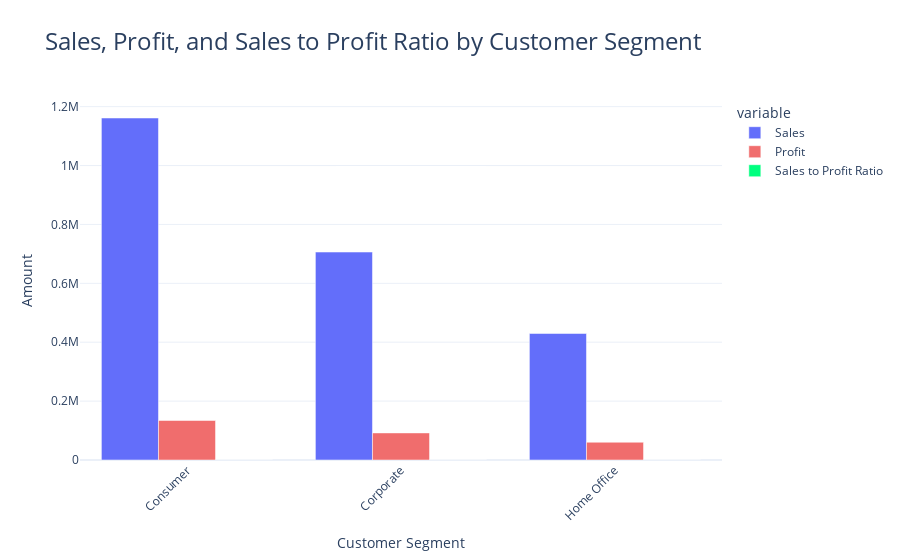

Notebook code for this chart:
### Markdown cell above
### Q.7 Analyze the Sales to profit Ratio

### Code cell
# Grouping by Customer Segment and summing Sales and Profit
segment_sales_profit = df.groupby('Segment')[['Sales', 'Profit']].sum().reset_index()

# Calculating the Sales to Profit Ratio
segment_sales_profit['Sales to Profit Ratio'] = segment_sales_profit['Sales'] / segment_sales_profit['Profit']

# Create a bar chart to show Sales, Profit, and Sales to Profit Ratio for each Customer Segment
fig = px.bar(
    segment_sales_profit,
    x='Segment',
    y=['Sales', 'Profit', 'Sales to Profit Ratio'],
    title='Sales, Profit, and Sales to Profit Ratio by Customer Segment',
    labels={'Segment': 'Customer Segment', 'value': 'Amount'},
    barmode='group',  # Shows Sales, Profit, and Ratio as grouped bars
    color_discrete_sequence=['#636EFA', '#F06D6D', '#00FF7F']  # Custom color sequence for differentiation
)

fig.update_layout(
    title_font=dict(size=24),
    xaxis_title='Customer Segment',
    yaxis_title='Amount',
    height=600,
    xaxis_tickangle=-45  # Rotates the x-axis labels for readability
)

fig.show()

### Figure 1 — Plotly figure (JSON) as saved in the notebook; plotly's stock layout.template omitted (floating-point values rounded to 4 significant figures)
{"data": [{"alignmentgroup": "True", "hovertemplate": "variable=Sales<br>Customer Segment=%{x}<br>Amount=%{y}<extra></extra>", "legendgroup": "Sales", "marker": {"color": "#636EFA", "pattern": {"shape": ""}}, "name": "Sales", "offsetgroup": "Sales", "orientation": "v", "showlegend": true, "textposition": "auto", "type": "bar", "x": ["Consumer", "Corporate", "Home Office"], "xaxis": "x", "y": [1161000.0, 706100.0, 429700.0], "yaxis": "y"}, {"alignmentgroup": "True", "hovertemplate": "variable=Profit<br>Customer Segment=%{x}<br>Amount=%{y}<extra></extra>", "legendgroup": "Profit", "marker": {"color": "#F06D6D", "pattern": {"shape": ""}}, "name": "Profit", "offsetgroup": "Profit", "orientation": "v", "showlegend": true, "textposition": "auto", "type": "bar", "x": ["Consumer", "Corporate", "Home Office"], "xaxis": "x", "y": [134100.0, 91980.0, 60300.0], "yaxis": "y"}, {"alignmentgroup": "True", "hovertemplate": "variable=Sales to Profit Ratio<br>Customer Segment=%{x}<br>Amount=%{y}<extra></extra>", "legendgroup": "Sales to Profit Ratio", "marker": {"color": "#00FF7F", "pattern": {"shape": ""}}, "name": "Sales to Profit Ratio", "offsetgroup": "Sales to Profit Ratio", "orientation": "v", "showlegend": true, "textposition": "auto", "type": "bar", "x": ["Consumer", "Corporate", "Home Office"], "xaxis": "x", "y": [8.659, 7.677, 7.125], "yaxis": "y"}], "layout": {"autosize": true, "barmode": "group", "legend": {"title": {"text": "variable"}, "tracegroupgap": 0}, "title": {"font": {"size": 24}, "text": "Sales, Profit, and Sales to Profit Ratio by Customer Segment"}, "xaxis": {"anchor": "y", "autorange": true, "domain": [0, 1], "range": [-0.5, 2.5], "tickangle": -45, "title": {"text": "Customer Segment"}, "type": "category"}, "yaxis": {"anchor": "x", "autorange": true, "domain": [0, 1], "range": [0, 1223000.0], "title": {"text": "Amount"}, "type": "linear"}}}
